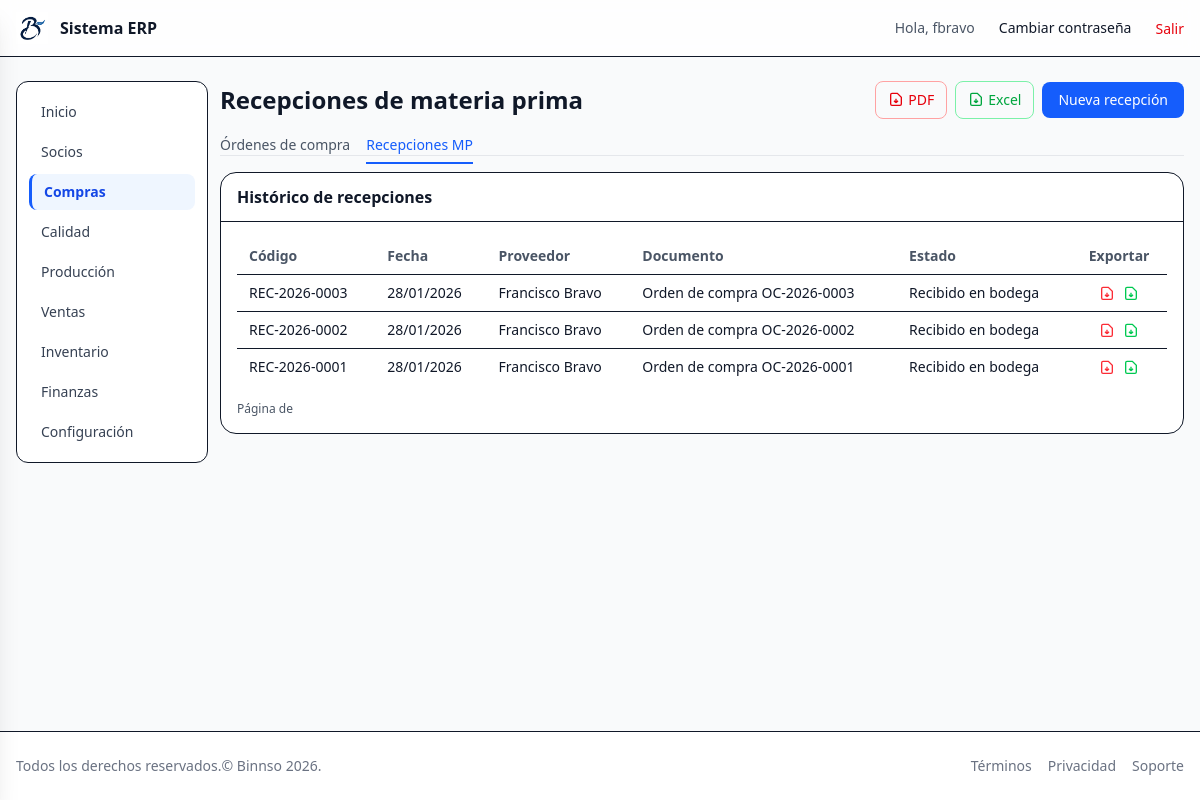
Page /procurement/receptions/ (signed in) on the earlier database version.
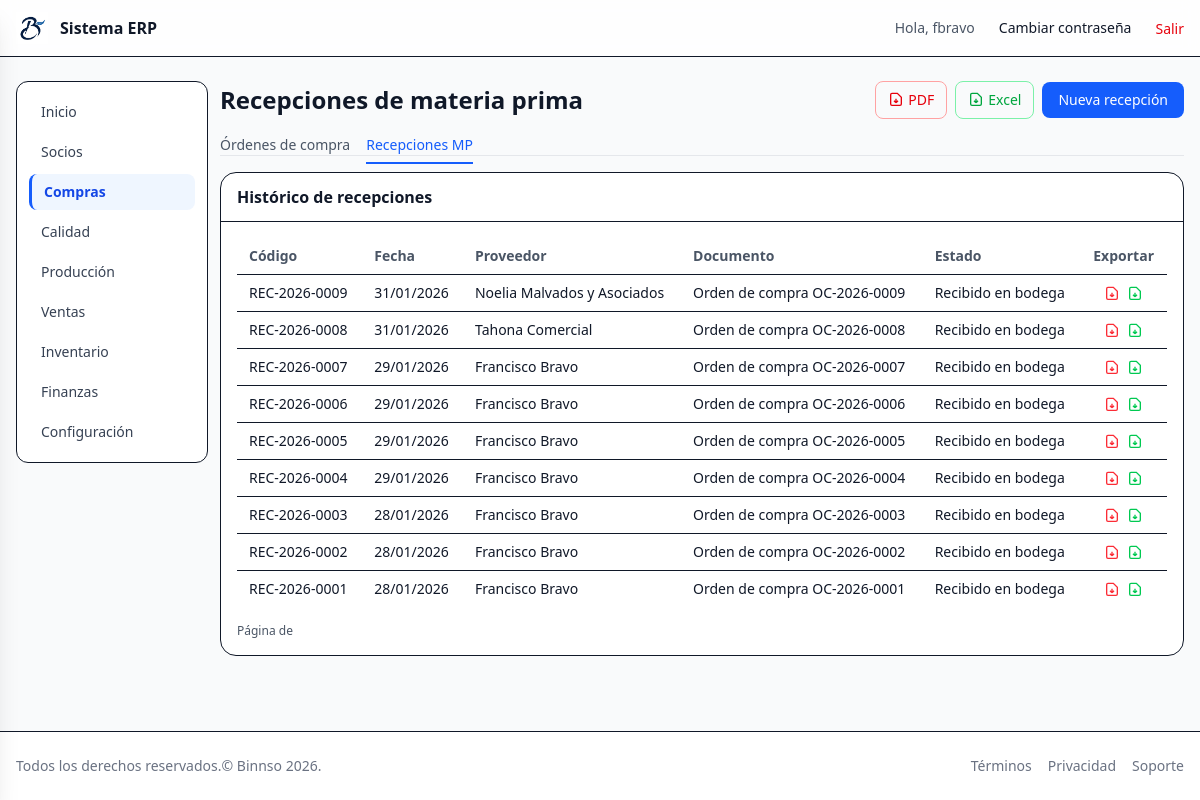
Same page on the later database version.
### procurement/models.py (models this page shows, shortened)
class RawMaterialReception(AuditModel):
    purchase_order = models.ForeignKey(
        "procurement.PurchaseOrder",  # Aquí es la cadena de texto
        on_delete=models.SET_NULL,
        null=True,
        blank=True,
        related_name="receptions",
        verbose_name="Orden de compra asociada",)
    code = models.CharField(
        max_length=50,
        unique=True,
        help_text="Código interno de recepción (ej: REC-2025-0001)"
    )
    supplier_name = models.CharField(max_length=200)
    supplier_ruc = models.CharField(max_length=20, blank=True, null=True)
    document_type = models.CharField(
        max_length=50,
        blank=True,
        null=True,
        help_text="Factura, guía, etc."
    )
    document_number = models.CharField(max_length=50, blank=True, null=True)
    reception_date = models.DateField()
    arrival_time = models.TimeField(null=True, blank=True)
    transport_company = models.CharField(max_length=200, blank=True, null=True)
    transport_plate = models.CharField(max_length=20, blank=True, null=True)
    temperature_recorded = models.DecimalField(
        max_digits=5,
        decimal_places=2,
        null=True,
        blank=True,
        help_text="Temperatura registrada al ingreso (si aplica)"
    )
    num_boxes = models.PositiveIntegerField(null=True, blank=True)
    gross_weight = models.DecimalField(max_digits=12, decimal_places=4, null=True, blank=True)
    net_weight = models.DecimalField(max_digits=12, decimal_places=4, null=True, blank=True)
    status = models.CharField(
        max_length=20,
        choices=ReceptionStatus.choices,
        default=ReceptionStatus.DRAFT
    )
    observations = models.TextField(blank=True, null=True)
    class Meta:
        verbose_name = "Recepción de Materia Prima"
        verbose_name_plural = "Recepciones de Materia Prima"
        ordering = ["-reception_date", "-code"]

### procurement/views.py (the view)
# urls.py: path("receptions/", views.RawMaterialReceptionListView.as_view(), name="receptions_list"),
class RawMaterialReceptionListView(LoginRequiredMixin, ListView):
    model = RawMaterialReception
    template_name = "procurement/receptions_list.html"
    context_object_name = "page"
    paginate_by = 20
    def get_queryset(self):
        return RawMaterialReception.objects.order_by("-reception_date", "-id")

### core/context_processors.py (called while the page is built, shortened)
def module_access(request):
    user = getattr(request, "user", None)
    if user is None or not user.is_authenticated:
        return {"modules": {k: False for k in MODULE_APP_MAP}}
    if user.is_superuser or user.groups.filter(name="admin").exists():
        return {"modules": {k: True for k in MODULE_APP_MAP}}

### templates/procurement/receptions_list.html (shortened to what this page needs)
{% extends 'layouts/app.html' %}
{% block app_header %}
  <div class="mb-4 flex items-center justify-between">
    <h1 class="text-2xl font-bold">Recepciones de materia prima</h1>
    <div class="flex items-center gap-2">
      <a href="{% url 'procurement:receptions_list_pdf' %}" target="_blank"
         class="inline-flex items-center gap-1 rounded-lg border border-red-300 px-3 py-2 text-sm font-medium text-red-600 hover:bg-red-50" title="Exportar listado PDF">
        <svg class="h-4 w-4" fill="none" viewBox="0 0 24 24" stroke="currentColor" stroke-width="2"><path d="M12 10v6m0 0l-3-3m3 3l3-3M6 20h12a2 2 0 002-2V8l-6-6H6a2 2 0 00-2 2v14a2 2 0 002 2z"/></svg>
        PDF
      </a>
      <a href="{% url 'procurement:receptions_list_excel' %}"
         class="inline-flex items-center gap-1 rounded-lg border border-green-300 px-3 py-2 text-sm font-medium text-green-600 hover:bg-green-50" title="Exportar listado Excel">
        <svg class="h-4 w-4" fill="none" viewBox="0 0 24 24" stroke="currentColor" stroke-width="2"><path d="M12 10v6m0 0l-3-3m3 3l3-3M6 20h12a2 2 0 002-2V8l-6-6H6a2 2 0 00-2 2v14a2 2 0 002 2z"/></svg>
        Excel
      </a>
      <a href="{% url 'procurement:receptions_create' %}"
         class="rounded-lg bg-blue-600 px-4 py-2 text-sm font-medium text-white hover:bg-blue-700">
        Nueva recepción
      </a>
    </div>
  </div>
{% endblock %}
{% block app_content %}
  {% include "procurement/_nav.html" %}
  <div class="rounded-2xl border bg-white">
    <div class="border-b px-4 py-3">
      <h2 class="font-semibold">Histórico de recepciones</h2>
    </div>
    <div class="overflow-x-auto p-4">
      <table class="min-w-full text-sm">
        <thead>
          <tr class="text-left text-gray-600">
            <th class="px-3 py-2">Código</th>
            <th class="px-3 py-2">Fecha</th>
            <th class="px-3 py-2">Proveedor</th>
            <th class="px-3 py-2">Documento</th>
            <th class="px-3 py-2">Estado</th>
            <th class="px-3 py-2 text-center">Exportar</th>
          </tr>
        </thead>
        <tbody>
          {% for r in page %}
            <tr class="border-t">
              <td class="px-3 py-2">{{ r.code }}</td>
              <td class="px-3 py-2">{{ r.reception_date|date:"d/m/Y" }}</td>
              <td class="px-3 py-2">{{ r.supplier_name }}</td>
              <td class="px-3 py-2">
                {{ r.document_type|default:"" }} {{ r.document_number|default:"" }}
              </td>
              <td class="px-3 py-2">{{ r.get_status_display }}</td>
              <td class="px-3 py-2 text-center">
                <a href="{% url 'procurement:reception_detail_pdf' r.pk %}" target="_blank"
                   class="text-red-500 hover:text-red-700" title="PDF">
                  <svg class="inline h-4 w-4" fill="none" viewBox="0 0 24 24" stroke="currentColor" stroke-width="2"><path d="M12 10v6m0 0l-3-3m3 3l3-3M6 20h12a2 2 0 002-2V8l-6-6H6a2 2 0 00-2 2v14a2 2 0 002 2z"/></svg>
                </a>
                <a href="{% url 'procurement:reception_detail_excel' r.pk %}"
                   class="ml-1 text-green-500 hover:text-green-700" title="Excel">
                  <svg class="inline h-4 w-4" fill="none" viewBox="0 0 24 24" stroke="currentColor" stroke-width="2"><path d="M12 10v6m0 0l-3-3m3 3l3-3M6 20h12a2 2 0 002-2V8l-6-6H6a2 2 0 00-2 2v14a2 2 0 002 2z"/></svg>
                </a>
              </td>
            </tr>
          {% empty %}
            <tr>
              <td colspan="6" class="px-3 py-6 text-center text-gray-500">
                No hay recepciones registradas.
              </td>
            </tr>
          {% endfor %}
        </tbody>
      </table>
      <div class="mt-4 flex items-center justify-between text-xs text-gray-600">
        <div>
          Página {{ page.number }} de {{ page.paginator.num_pages }}
        </div>
      </div>
    </div>
  </div>
{% endblock %}

Differences in the rows shown:
added RawMaterialReception: code "REC-2026-0009", reception_date "31/01/2026", supplier_name "Noelia Malvados y Asociados", document_type "Orden de compra", document_number "OC-2026-0009", status "Recibido en bodega"
added RawMaterialReception: code "REC-2026-0008", reception_date "31/01/2026", supplier_name "Tahona Comercial", document_type "Orden de compra", document_number "OC-2026-0008", status "Recibido en bodega"
added RawMaterialReception: code "REC-2026-0007", reception_date "29/01/2026", supplier_name "Francisco Bravo", document_type "Orden de compra", document_number "OC-2026-0007", status "Recibido en bodega"
added RawMaterialReception: code "REC-2026-0006", reception_date "29/01/2026", supplier_name "Francisco Bravo", document_type "Orden de compra", document_number "OC-2026-0006", status "Recibido en bodega"
added RawMaterialReception: code "REC-2026-0005", reception_date "29/01/2026", supplier_name "Francisco Bravo", document_type "Orden de compra", document_number "OC-2026-0005", status "Recibido en bodega"
added RawMaterialReception: code "REC-2026-0004", reception_date "29/01/2026", supplier_name "Francisco Bravo", document_type "Orden de compra", document_number "OC-2026-0004", status "Recibido en bodega"
